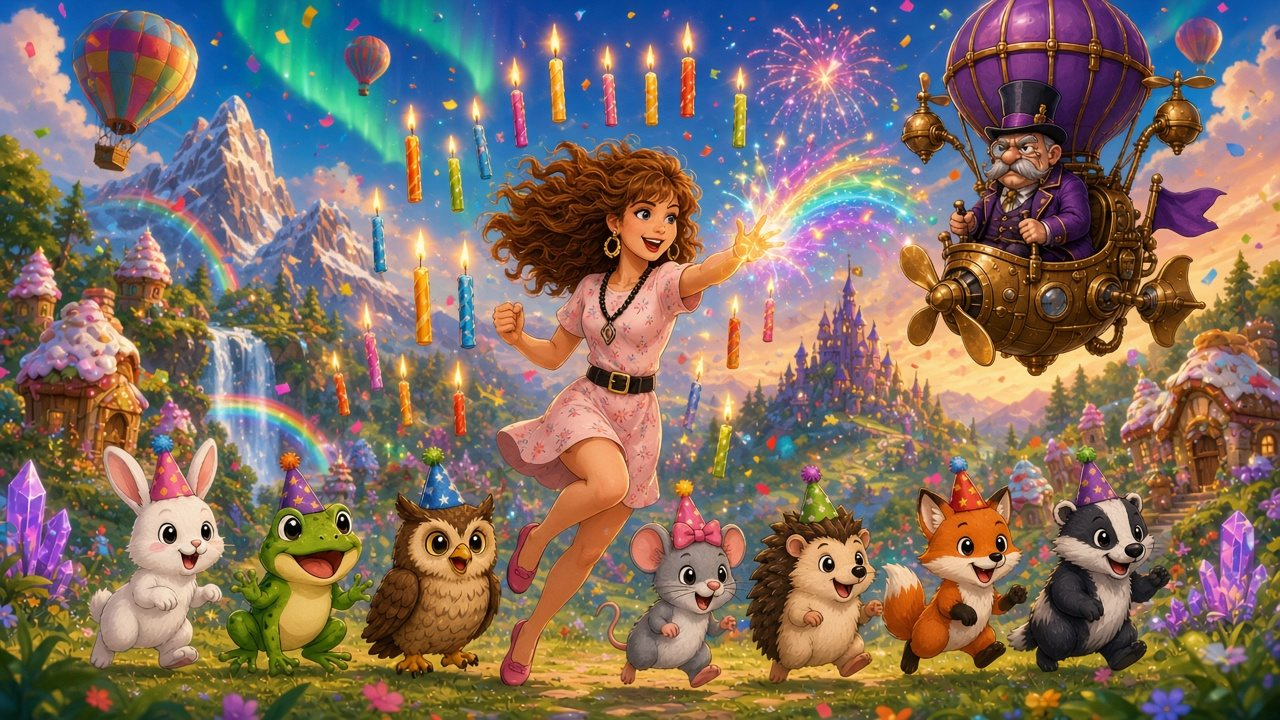
#> input picture art/cine/title_wide.jpg, 1280 x 720 px, found by its file name
$ python cover.py
#> lines starting #> are read from the running program, lines starting #| are printed output that depends on the picture
from PIL import Image,ImageDraw,ImageFont,ImageFilter
import random,math
F='/usr/share/fonts/truetype/sand-box/google/'
import glob
def font(name,sz):return ImageFont.truetype(glob.glob(F+name+'/*.ttf')[0],sz)
src=Image.open('/workspace/bday-vol2/gen/title_wide.jpg').convert('RGB')
#> src is the input picture: PIL image 1280x720 RGB; mean R, G, B 128.5, 110.7, 99.8
def grad_text(base,xy,text,fnt,cols,stroke=8,anchor='mm'):
  d=ImageDraw.Draw(base);bb=d.textbbox(xy,text,font=fnt,anchor=anchor,stroke_width=stroke)
  sh=Image.new('L',base.size,0);ImageDraw.Draw(sh).text((xy[0]+4,xy[1]+7),text,font=fnt,anchor=anchor,fill=255,stroke_width=stroke,stroke_fill=255)
  glow=sh.filter(ImageFilter.GaussianBlur(12))
  base.paste(Image.new('RGB',base.size,(255,90,190)),(0,0),glow.point(lambda v:int(v*0.8)))
  base.paste(Image.new('RGB',base.size,(60,8,80)),(0,0),sh)
  m=Image.new('L',base.size,0);ImageDraw.Draw(m).text(xy,text,font=fnt,anchor=anchor,fill=255,stroke_width=stroke,stroke_fill=255)
  base.paste(Image.new('RGB',base.size,(70,10,90)),(0,0),m)
  m2=Image.new('L',base.size,0);ImageDraw.Draw(m2).text(xy,text,font=fnt,anchor=anchor,fill=255)
  g=Image.new('RGB',base.size);gd=ImageDraw.Draw(g);y0,y1=bb[1],bb[3]
  for y in range(base.size[1]):
    t=min(1,max(0,(y-y0)/max(1,y1-y0)));n=len(cols)-1;i=min(n-1,int(t*n));f=t*n-i;a,b=cols[i],cols[i+1]
    gd.line([(0,y),(base.size[0],y)],fill=tuple(int(a[k]+(b[k]-a[k])*f) for k in range(3)))
  base.paste(g,(0,0),m2)
def frame(W,H,k,n,seed=1):
#> called with W = 720, H = 378, k = 0, n = 8, seed = 1
  z=1.05;sw,sh=src.size;cw=sw/z;ch=cw*H/W
#> after `sw, sh = src.size`: sw = 1280; sh = 720
#> after `cw = sw / z`: cw = 1219
#> after `ch = cw * H / W`: ch = 640
  if ch>sh/z: ch=sh/z;cw=ch*W/H
  cx=sw/2;cy=sh*0.47
#> after `cx = sw / 2`: cx = 640
#> after `cy = sh * 0.47`: cy = 338.4
  im=src.crop((int(cx-cw/2),int(cy-ch/2),int(cx+cw/2),int(cy+ch/2))).resize((W,H),Image.LANCZOS)
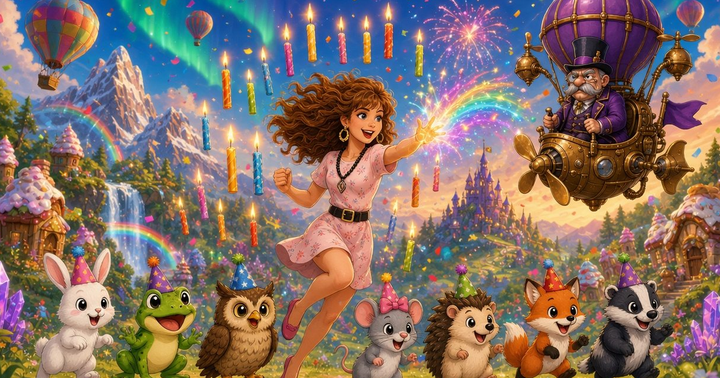
#> im: PIL image 720x378 RGB; mean R, G, B 132.8, 113.2, 104.6
  ov=Image.new('RGBA',(W,H),(0,0,0,0));od=ImageDraw.Draw(ov)
#> after `ov = Image.new('RGBA', (W, H), (0, 0, 0, 0))`: ov: PIL image 720x378 RGBA; every value is 0
  for y in range(int(H*0.6),H):od.line([(0,y),(W,y)],fill=(25,4,45,int(215*max(0,(y-H*0.6)/(H*0.4))**1.3)))
  im=Image.alpha_composite(im.convert('RGBA'),ov)
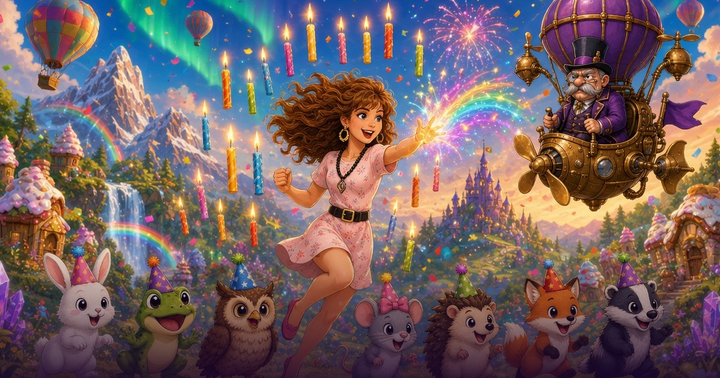
#> im: PIL image 720x378 RGBA; mean R, G, B, A 116.3, 98, 99.9, 255
  sp=Image.new('RGBA',(W,H),(0,0,0,0));sd=ImageDraw.Draw(sp);R=random.Random(seed)
  for i in range(46):
    x=R.uniform(0,W);y=R.uniform(0,H*0.75);ph=R.uniform(0,6.28);s=W/720*R.uniform(3,9)*(0.5+0.5*math.sin(ph+k/n*6.283*2))
    c=R.choice([(255,240,160),(255,170,220),(170,240,255),(255,255,255)])
    sd.polygon([(x,y-s*2),(x+s*.4,y-s*.4),(x+s*2,y),(x+s*.4,y+s*.4),(x,y+s*2),(x-s*.4,y+s*.4),(x-s*2,y),(x-s*.4,y-s*.4)],fill=c+(230,))
  im=Image.alpha_composite(im,sp.filter(ImageFilter.GaussianBlur(0.6))).convert('RGB')
#> im: PIL image 720x378 RGB
  u=W/720
  grad_text(im,(W*0.5,H*0.80),'MELISSA TIME',font('Luckiest Guy',int(74*u)),[(255,250,200),(255,214,74),(255,120,184)],stroke=int(7*u))
  d=ImageDraw.Draw(im);f2=font('Lilita One',int(25*u))
  d.text((W*0.5,H*0.915),'The Great Birthday Rescue',font=f2,anchor='mm',fill=(255,255,255),stroke_width=int(4*u),stroke_fill=(60,8,80))
  # VOL 2 badge
  bx,by,bw,bh=W*0.83,H*0.11,int(150*u),int(54*u);pulse=1+0.06*math.sin(k/n*6.283*2)
  bw2,bh2=bw*pulse,bh*pulse
  bad=Image.new('RGBA',(W,H),(0,0,0,0));bd=ImageDraw.Draw(bad)
  bd.rounded_rectangle([bx-bw2/2-5*u,by-bh2/2-5*u,bx+bw2/2+5*u,by+bh2/2+5*u],radius=int(30*u),fill=(255,255,255,255))
  bd.rounded_rectangle([bx-bw2/2,by-bh2/2,bx+bw2/2,by+bh2/2],radius=int(26*u),fill=(255,95,162,255))
  im=Image.alpha_composite(im.convert('RGBA'),bad).convert('RGB');d=ImageDraw.Draw(im)
  d.text((bx,by+2*u),'VOL. 2',font=font('Luckiest Guy',int(36*u*pulse)),anchor='mm',fill=(255,240,120),stroke_width=int(3*u),stroke_fill=(90,10,70))
  d.text((W*0.03,H*0.05),'Happy 54th!',font=font('Lilita One',int(26*u)),anchor='lt',fill=(255,240,140),stroke_width=int(4*u),stroke_fill=(60,8,80))
  return im
O='/workspace/bday-vol2/cover/'
#> (the run stopped early here; a loop or call above may not have finished)

$ run again, with art/cine/ending.jpg copied over art/cine/title_wide.jpg
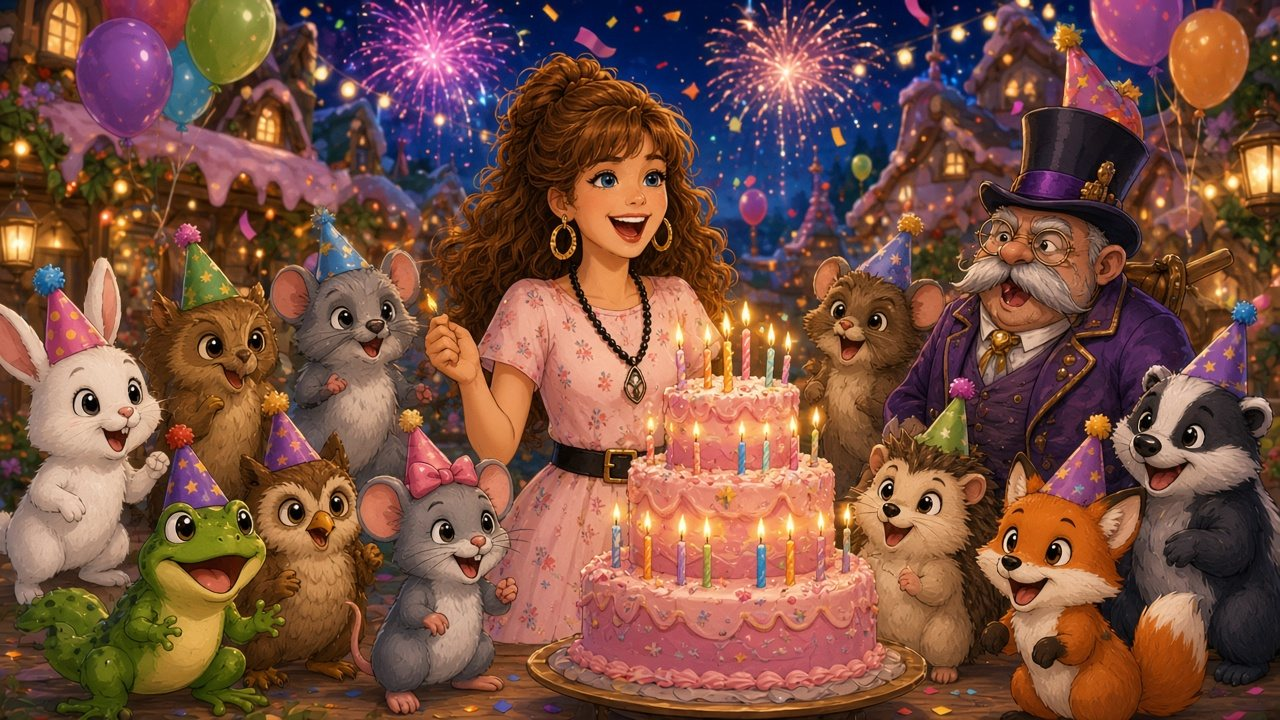
#> input picture art/cine/ending.jpg, 1280 x 720 px, found by its file name
#> src is the input picture: PIL image 1280x720 RGB; mean R, G, B 121.1, 80.1, 66.3
#> in frame, `im=src.crop((int(cx-cw/2),int(cy-ch/2),int(cx+cw/2),int(cy+ch/2))).res..`:
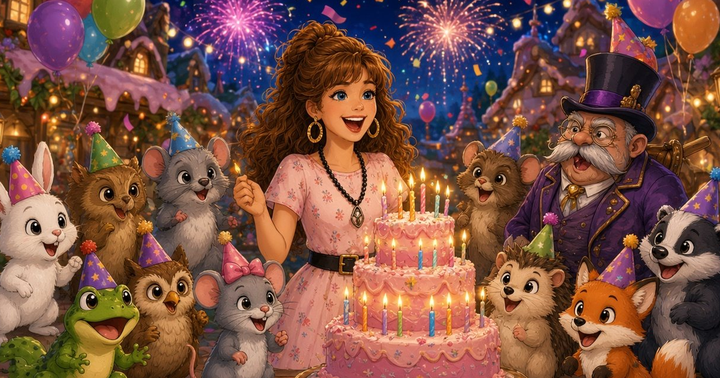
#> im: PIL image 720x378 RGB; mean R, G, B 125.3, 83.3, 69.9
#> ov: PIL image 720x378 RGBA; every value is 0
#> in frame, `im=Image.alpha_composite(im.convert('RGBA'),ov)`:
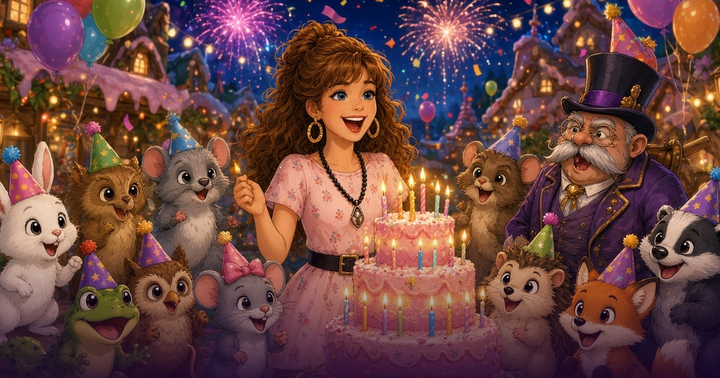
#> im: PIL image 720x378 RGBA; mean R, G, B, A 108, 70.1, 66.6, 255

$ run again, with art/cine/intro1.jpg copied over art/cine/title_wide.jpg
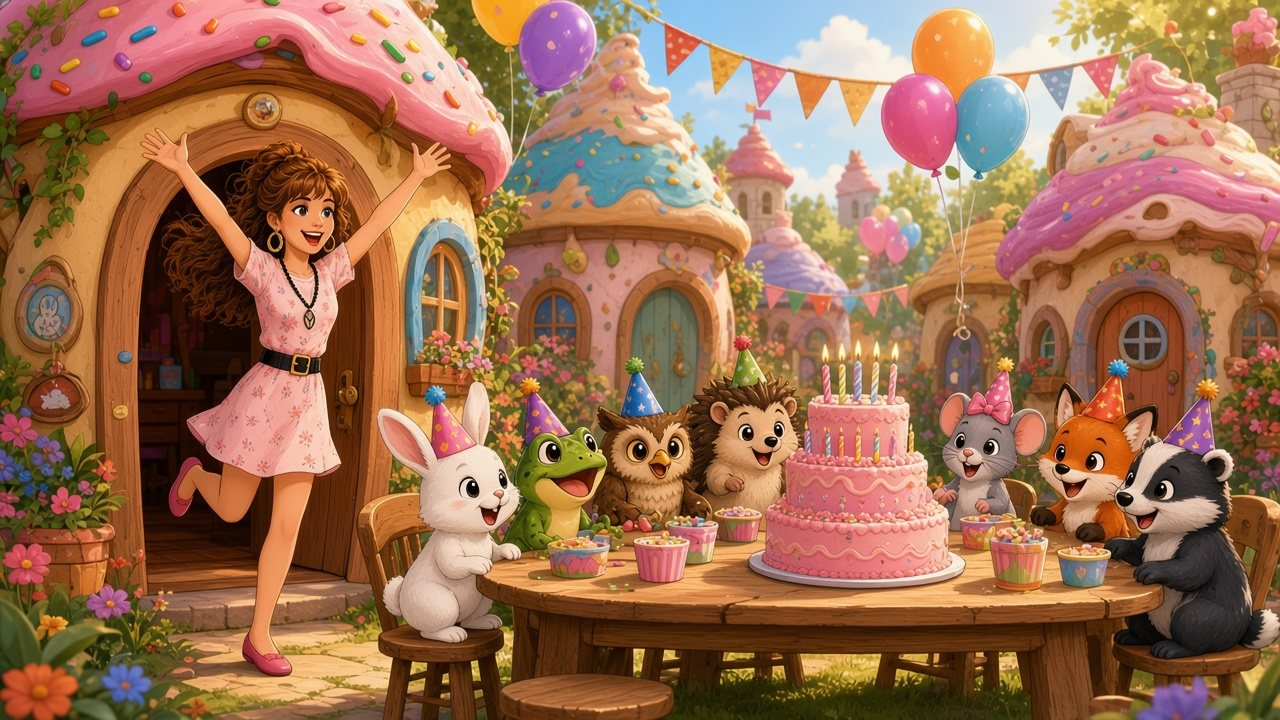
#> input picture art/cine/intro1.jpg, 1280 x 720 px, found by its file name
#> src is the input picture: PIL image 1280x720 RGB; mean R, G, B 156.4, 111.3, 82.7
#> in frame, `im=src.crop((int(cx-cw/2),int(cy-ch/2),int(cx+cw/2),int(cy+ch/2))).res..`:
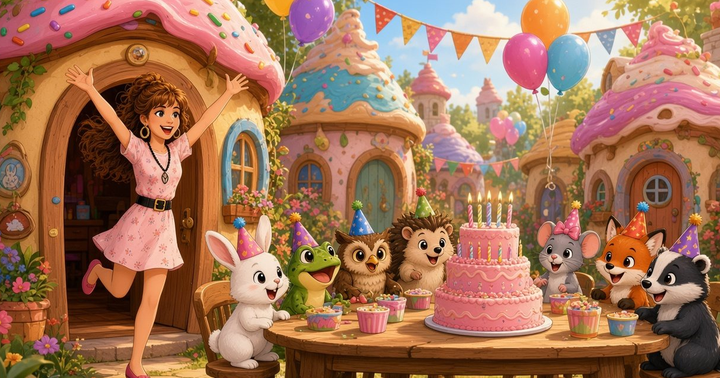
#> im: PIL image 720x378 RGB; mean R, G, B 161.1, 114.2, 86.3
#> ov: PIL image 720x378 RGBA; every value is 0
#> in frame, `im=Image.alpha_composite(im.convert('RGBA'),ov)`:
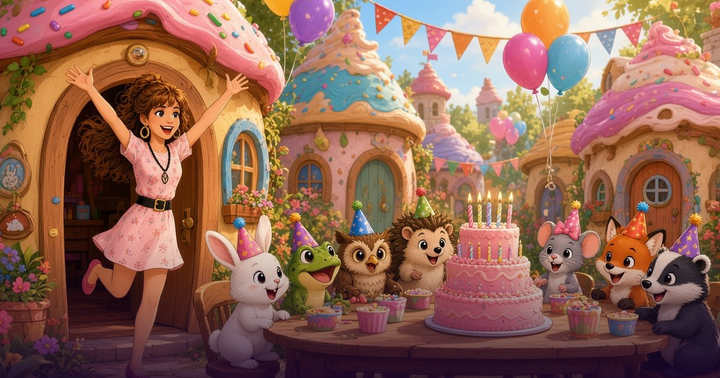
#> im: PIL image 720x378 RGBA; mean R, G, B, A 144.6, 101.4, 84.3, 255

$ run again, with art/cine/intro2.jpg copied over art/cine/title_wide.jpg
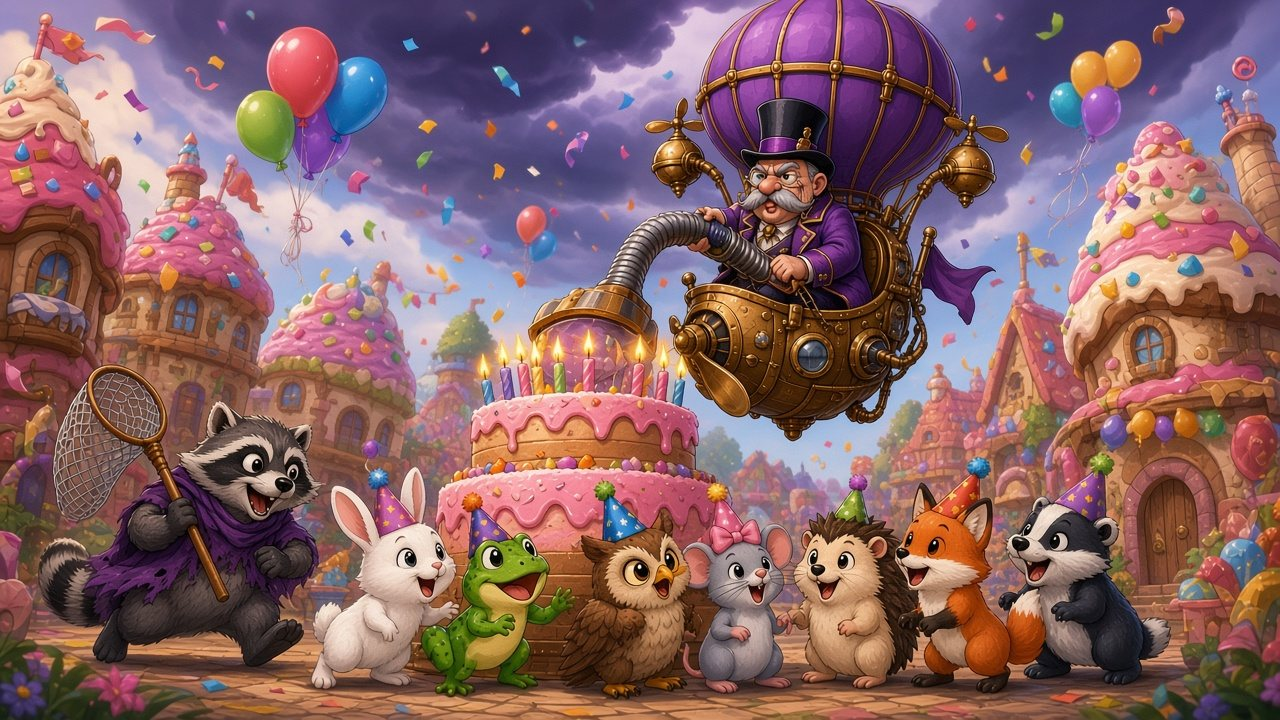
#> input picture art/cine/intro2.jpg, 1280 x 720 px, found by its file name
#> src is the input picture: PIL image 1280x720 RGB; mean R, G, B 135.6, 99.5, 102.1
#> in frame, `im=src.crop((int(cx-cw/2),int(cy-ch/2),int(cx+cw/2),int(cy+ch/2))).res..`:
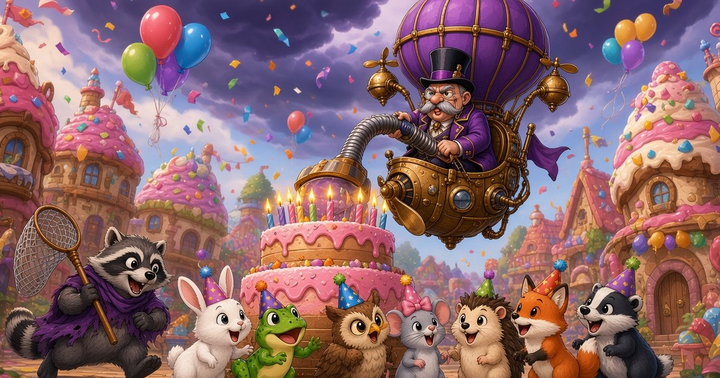
#> im: PIL image 720x378 RGB; mean R, G, B 138.8, 102.8, 106.8
#> ov: PIL image 720x378 RGBA; every value is 0
#> in frame, `im=Image.alpha_composite(im.convert('RGBA'),ov)`:
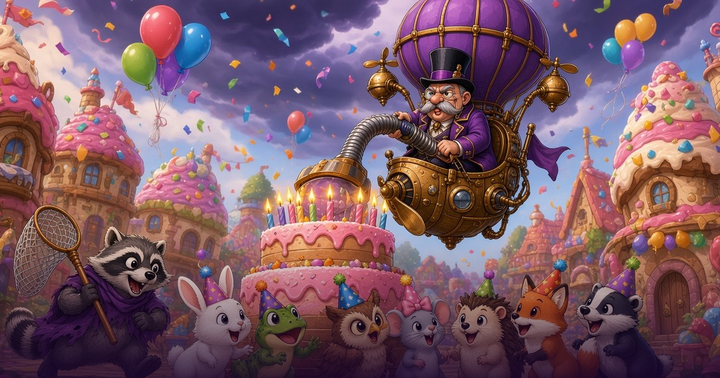
#> im: PIL image 720x378 RGBA; mean R, G, B, A 123.3, 89.8, 102.2, 255
